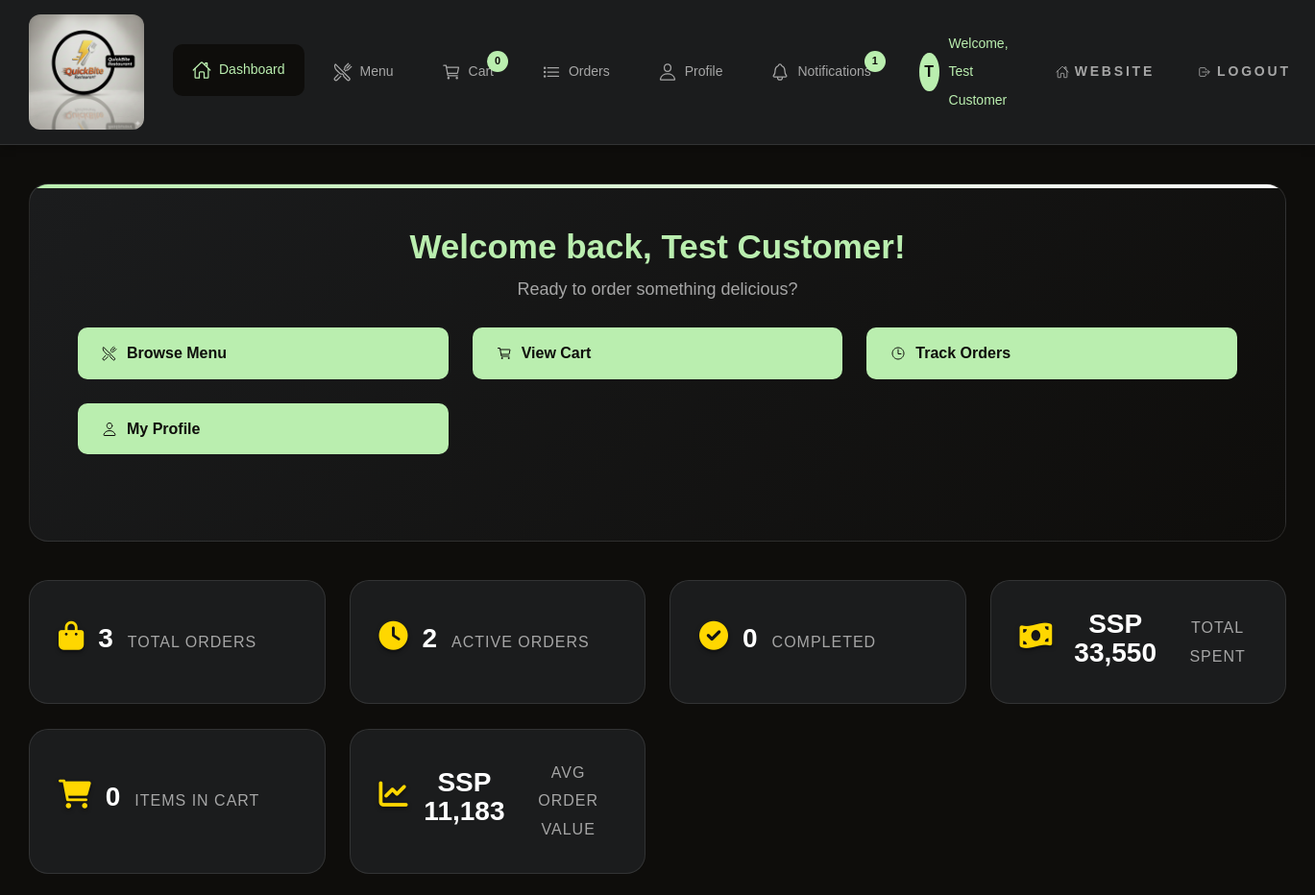
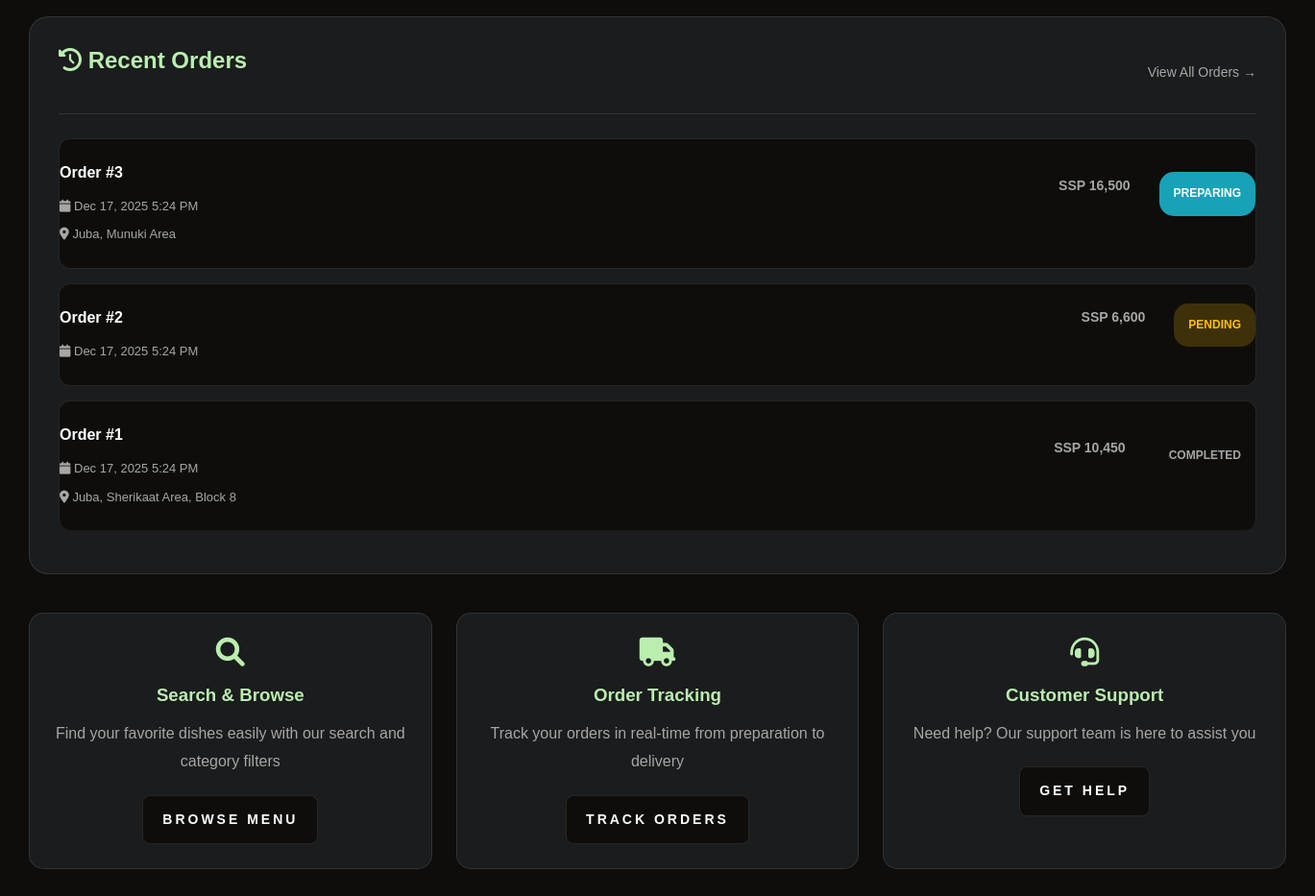
The page /customer/dashboard.php?login_success=1 (signed in) on the database its author committed (2 pictures, top to bottom).
### tables this page shows
CREATE TABLE users (
    id INT AUTO_INCREMENT PRIMARY KEY,
    username VARCHAR(50) NOT NULL UNIQUE,
    email VARCHAR(100) NOT NULL UNIQUE,
    password VARCHAR(255) NOT NULL,
    full_name VARCHAR(100) NOT NULL,
    phone VARCHAR(20),
    role ENUM('admin', 'customer') DEFAULT 'customer',
    status ENUM('active', 'inactive', 'suspended') DEFAULT 'active',
    created_at TIMESTAMP DEFAULT CURRENT_TIMESTAMP,
    last_login TIMESTAMP NULL,
    INDEX idx_email (email),
    INDEX idx_role (role),
    INDEX idx_status (status)
);

CREATE TABLE orders (
    id INT AUTO_INCREMENT PRIMARY KEY,
    user_id INT NOT NULL,
    order_number VARCHAR(50) NOT NULL UNIQUE,
    order_type ENUM('dine-in', 'takeaway', 'delivery', 'pickup') DEFAULT 'pickup',
    status ENUM('pending', 'confirmed', 'preparing', 'ready', 'out-for-delivery', 'delivered', 'cancelled', 'completed') DEFAULT 'pending',
    subtotal DECIMAL(10, 2) NOT NULL DEFAULT 0,
    tax_amount DECIMAL(10, 2) NOT NULL DEFAULT 0,
    total_amount DECIMAL(10, 2) NOT NULL,
    delivery_fee DECIMAL(10, 2) DEFAULT 0,
    delivery_address TEXT,
    delivery_distance DECIMAL(10, 2),
    estimated_delivery_time INT,
    special_instructions TEXT,
    payment_method ENUM('cash', 'card', 'mobile-money') DEFAULT 'cash',
    payment_status ENUM('pending', 'paid', 'refunded') DEFAULT 'pending',
    created_at TIMESTAMP DEFAULT CURRENT_TIMESTAMP,
    updated_at TIMESTAMP DEFAULT CURRENT_TIMESTAMP ON UPDATE CURRENT_TIMESTAMP,
    FOREIGN KEY (user_id) REFERENCES users(id) ON DELETE CASCADE,
    INDEX idx_user (user_id),
    INDEX idx_status (status),
    INDEX idx_order_number (order_number),
    INDEX idx_created (created_at)
);

### customer/dashboard.php (the view, shortened to what this page needs)
<?php
$conn = getDBConnection();
$user_id = (int)$_SESSION['user_id'];
$query = "SELECT id, username, email, full_name, phone, created_at FROM users WHERE id = ? AND role = 'customer'";
$stmt = $conn->prepare($query);
$stmt->bind_param("i", $user_id);
$stmt->execute();
$user = $stmt->get_result()->fetch_assoc();
$recent_orders = [];
$orders_query = "SELECT id, total_amount, status, created_at, delivery_address
                 FROM orders WHERE user_id = ? ORDER BY created_at DESC LIMIT 5";
$stmt = $conn->prepare($orders_query);
if ($stmt) {
    $stmt->bind_param("i", $user_id);
    $stmt->execute();
    $recent_orders = $stmt->get_result()->fetch_all(MYSQLI_ASSOC);
}
$stats = [
    'total_orders' => 0,
    'pending_orders' => 0,
    'preparing_orders' => 0,
    'ready_orders' => 0,
    'delivered_orders' => 0,
    'total_spent' => 0,
    'avg_order_value' => 0
];
$stats_query = "SELECT
                COUNT(*) as total_orders,
                SUM(CASE WHEN status = 'pending' THEN 1 ELSE 0 END) as pending_orders,
                SUM(CASE WHEN status = 'preparing' THEN 1 ELSE 0 END) as preparing_orders,
                SUM(CASE WHEN status = 'ready' THEN 1 ELSE 0 END) as ready_orders,
                SUM(CASE WHEN status = 'delivered' THEN 1 ELSE 0 END) as delivered_orders,
                COALESCE(SUM(total_amount), 0) as total_spent,
                COALESCE(AVG(total_amount), 0) as avg_order_value
                FROM orders WHERE user_id = ?";
$stmt = $conn->prepare($stats_query);
if ($stmt) {
    $stmt->bind_param("i", $user_id);
    $stmt->execute();
    $result = $stmt->get_result()->fetch_assoc();
    if ($result) {
        $stats = $result;
    }
}
?>
<!DOCTYPE html>
<html lang="en">
<head>
    <link rel="stylesheet" href="../assets/css/style.css">
    <link rel="stylesheet" href="../assets/css/customer.css">
    <link rel="stylesheet" href="https://cdnjs.cloudflare.com/ajax/libs/font-awesome/6.0.0/css/all.min.css">
</head>
<body class="dashboard-page">
    <header class="customer-header">
        <div class="header-container">
            <a href="../index.html" class="logo">
                <img src="../assets/images/logo1.png" alt="QuickBite">
            </a>
            <nav class="customer-nav">
                <a href="dashboard.php" class="nav-link active">
                    <ion-icon name="home-outline"></ion-icon>
                    <span>Dashboard</span>
                </a>
                <a href="menu.php" class="nav-link">
                    <ion-icon name="restaurant-outline"></ion-icon>
                    <span>Menu</span>
                </a>
                <a href="orders.php?tab=cart" class="nav-link">
                    <ion-icon name="cart-outline"></ion-icon>
                    <span>Cart</span>
                    <span class="cart-count" id="cartCount">0</span>
                </a>
                <a href="orders.php?tab=orders" class="nav-link">
                    <ion-icon name="list-outline"></ion-icon>
                    <span>Orders</span>
                </a>
                <a href="profile.php" class="nav-link">
                    <ion-icon name="person-outline"></ion-icon>
                    <span>Profile</span>
                </a>
                <a href="#" class="nav-link" onclick="showNotifications()">
                    <ion-icon name="notifications-outline"></ion-icon>
                    <span>Notifications</span>
                    <span class="notification-count" id="notificationCount">0</span>
                </a>
            </nav>
            <div class="header-actions">
                <div class="user-info">
                    <div class="user-avatar">
                        <?php echo strtoupper(substr($user['full_name'] ?? $user['username'], 0, 1)); ?>
                    </div>
                    <span>Welcome, <?php echo htmlspecialchars($user['full_name'] ?? $user['username']); ?></span>
                </div>
                <a href="../index.html" class="btn-text">
                    <ion-icon name="home-outline"></ion-icon>
                    <span>Website</span>
                </a>
                <a href="../auth/logout.php" class="btn-text">
                    <ion-icon name="log-out-outline"></ion-icon>
                    <span>Logout</span>
                </a>
            </div>
        </div>
    </header>
    <div class="dashboard-container">
        <div class="welcome-section">
            <h1>Welcome back, <?php echo htmlspecialchars($user['full_name'] ?? $user['username']); ?>!</h1>
            <p>Ready to order something delicious?</p>
            <div class="quick-actions">
                <a href="../index.html#menu" class="quick-action-btn">
                    <ion-icon name="restaurant-outline"></ion-icon>
                    <span>Browse Menu</span>
                </a>
                <a href="orders.php?tab=cart" class="quick-action-btn">
                    <ion-icon name="cart-outline"></ion-icon>
                    <span>View Cart</span>
                </a>
                <a href="orders.php?tab=orders" class="quick-action-btn">
                    <ion-icon name="time-outline"></ion-icon>
                    <span>Track Orders</span>
                </a>
                <a href="profile.php" class="quick-action-btn">
                    <ion-icon name="person-outline"></ion-icon>
                    <span>My Profile</span>
                </a>
            </div>
        </div>
        <div class="stats-grid">
            <div class="stat-card">
                <div class="stat-icon">
                    <i class="fas fa-shopping-bag"></i>
                </div>
                <div class="stat-value"><?php echo number_format($stats['total_orders']); ?></div>
                <div class="stat-label">Total Orders</div>
            </div>
            <div class="stat-card">
                <div class="stat-icon">
                    <i class="fas fa-clock"></i>
                </div>
                <div class="stat-value"><?php echo number_format($stats['pending_orders'] + $stats['preparing_orders']); ?></div>
                <div class="stat-label">Active Orders</div>
            </div>
            <div class="stat-card">
                <div class="stat-icon">
                    <i class="fas fa-check-circle"></i>
                </div>
                <div class="stat-value"><?php echo number_format($stats['delivered_orders']); ?></div>
                <div class="stat-label">Completed</div>
            </div>
            <div class="stat-card">
                <div class="stat-icon">
                    <i class="fas fa-money-bill-wave"></i>
                </div>
                <div class="stat-value">SSP <?php echo number_format($stats['total_spent']); ?></div>
                <div class="stat-label">Total Spent</div>
            </div>
            <div class="stat-card">
                <div class="stat-icon">
                    <i class="fas fa-shopping-cart"></i>
                </div>
                <div class="stat-value" id="dashboardCartCount">0</div>
                <div class="stat-label">Items in Cart</div>
            </div>
            <div class="stat-card">
                <div class="stat-icon">
                    <i class="fas fa-chart-line"></i>
                </div>
                <div class="stat-value">SSP <?php echo number_format($stats['avg_order_value']); ?></div>
                <div class="stat-label">Avg Order Value</div>
            </div>
        </div>
        <div class="recent-orders">
            <div class="section-header">
                <h2 class="section-title">
                    <i class="fas fa-history"></i> Recent Orders
                </h2>
                <a href="orders.php?tab=orders" class="view-all-btn">View All Orders →</a>
            </div>
            <?php if (count($recent_orders) > 0): ?>
                <?php foreach ($recent_orders as $order): ?>
                    <div class="order-item">
                        <div class="order-info">
                            <h4>Order #<?php echo $order['id']; ?></h4>
                            <p>
                                <i class="fas fa-calendar"></i>
                                <?php echo date('M j, Y g:i A', strtotime($order['created_at'])); ?>
                            </p>
                            <?php if ($order['delivery_address']): ?>
                                <p>
                                    <i class="fas fa-map-marker-alt"></i>
                                    <?php echo htmlspecialchars($order['delivery_address']); ?>
                                </p>
                            <?php endif; ?>
                        </div>
                        <div class="order-details">
                            <div class="order-amount">
                                <strong>SSP <?php echo number_format($order['total_amount']); ?></strong>
                            </div>
                            <div class="order-status status-<?php echo $order['status']; ?>">
                                <?php echo ucfirst($order['status']); ?>
                            </div>
                        </div>
                    </div>
                <?php endforeach; ?>
            <?php endif; ?>
        </div>
        <div class="features-grid" style="display: grid; grid-template-columns: repeat(auto-fit, minmax(300px, 1fr)); gap: 25px; margin-top: 40px;">
            <div class="feature-card" style="background: var(--eerie-black-2); border: 1px solid var(--white-alpha-10); border-radius: 15px; padding: 25px; text-align: center;">
                <i class="fas fa-search" style="font-size: 3rem; color: var(--gold-crayola); margin-bottom: 15px;"></i>
                <h3 style="color: var(--gold-crayola); margin-bottom: 10px;">Search & Browse</h3>
                <p style="color: var(--quick-silver); margin-bottom: 20px;">Find your favorite dishes easily with our search and category filters</p>
                <a href="menu.php" class="btn btn-secondary">Browse Menu</a>
            </div>
            <div class="feature-card" style="background: var(--eerie-black-2); border: 1px solid var(--white-alpha-10); border-radius: 15px; padding: 25px; text-align: center;">
                <i class="fas fa-truck" style="font-size: 3rem; color: var(--gold-crayola); margin-bottom: 15px;"></i>
                <h3 style="color: var(--gold-crayola); margin-bottom: 10px;">Order Tracking</h3>
                <p style="color: var(--quick-silver); margin-bottom: 20px;">Track your orders in real-time from preparation to delivery</p>
                <a href="orders.php?tab=orders" class="btn btn-secondary">Track Orders</a>
            </div>
            <div class="feature-card" style="background: var(--eerie-black-2); border: 1px solid var(--white-alpha-10); border-radius: 15px; padding: 25px; text-align: center;">
                <i class="fas fa-headset" style="font-size: 3rem; color: var(--gold-crayola); margin-bottom: 15px;"></i>
                <h3 style="color: var(--gold-crayola); margin-bottom: 10px;">Customer Support</h3>
                <p style="color: var(--quick-silver); margin-bottom: 20px;">Need help? Our support team is here to assist you</p>
                <a href="#" onclick="showSupport()" class="btn btn-secondary">Get Help</a>
            </div>
        </div>
    </div>
</body>
</html>

### rows shown on the page
users: full_name "T", full_name "Test Customer"
orders: id "3", created_at "Dec 17, 2025 5:24 PM", delivery_address "Juba, Munuki Area", total_amount "16,500", status "PREPARING"
orders: id "2", created_at "Dec 17, 2025 5:24 PM", total_amount "6,600", status "PENDING"
orders: id "1", created_at "Dec 17, 2025 5:24 PM", delivery_address "Juba, Sherikaat Area, Block 8", total_amount "10,450", status "COMPLETED"

### other values the page prints
$stats['total_orders'] "3"
$stats['pending_orders'] + $stats['preparing_orders'] "2"
$stats['delivered_orders'] "0"
$stats['total_spent'] "33,550"
$stats['avg_order_value'] "11,183"
